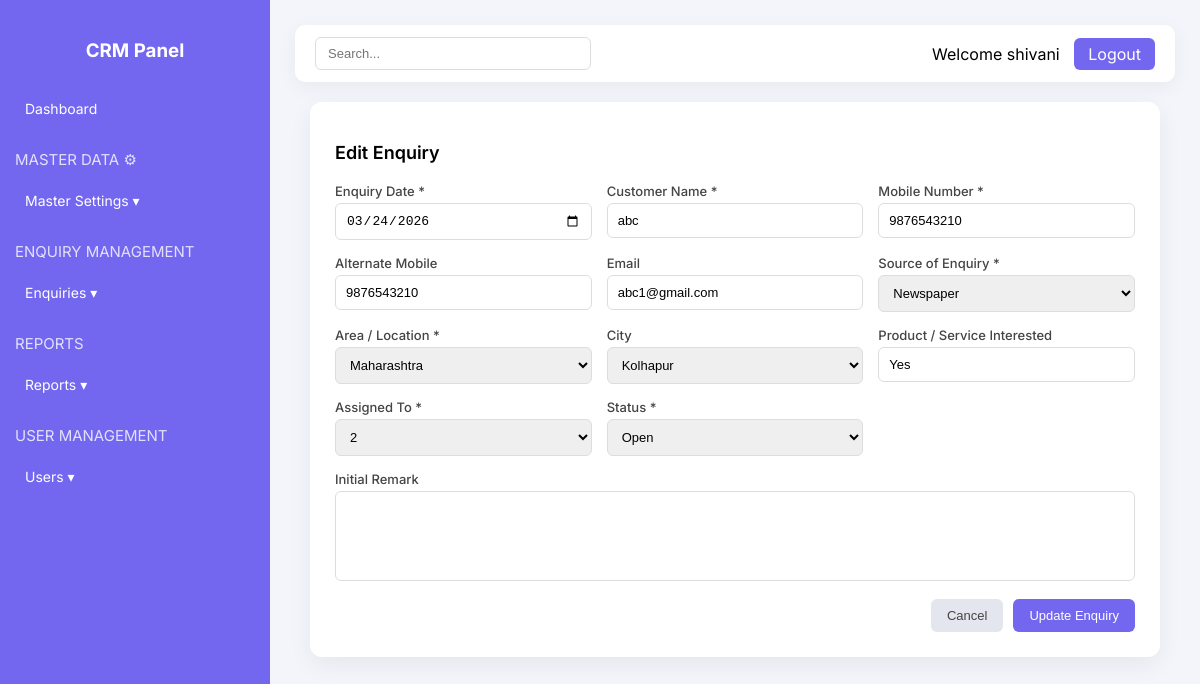
/enquiry/edit/1 (signed in), run on the app's committed database.
### app/models/user.py (models this page shows, shortened)
class User(db.Model, UserMixin):
    __tablename__ = "users"
    id = db.Column(db.Integer, primary_key=True)
    username = db.Column(db.String(150), unique=True, nullable=False)
    email = db.Column(db.String(150), unique=True)
    password = db.Column(db.String(255), nullable=False)
    role = db.Column(db.String(50), nullable=False, default="Admin")
    assigned_enquiries = db.relationship(
        "Enquiry",
        foreign_keys="Enquiry.assigned_to",
        back_populates="assigned_user"
    )
    created_enquiries = db.relationship(
        "Enquiry",
        foreign_keys="Enquiry.created_by",
        back_populates="created_user"
    )

### app/models/enquiry.py (models this page shows)
class Enquiry(db.Model):
    __tablename__ = "enquiries"
    id = db.Column(db.Integer, primary_key=True)
    date = db.Column(db.Date, default=datetime.utcnow)
    customer = db.Column(db.String(100))
    mobile = db.Column(db.String(15))
    alt_mobile = db.Column(db.String(15))
    email = db.Column(db.String(100))
    source = db.Column(db.String(50))
    area = db.Column(db.String(100))
    city = db.Column(db.String(100))
    product = db.Column(db.String(100))
    assigned_to = db.Column(db.Integer, db.ForeignKey("users.id"))
    status = db.Column(db.String(50))       # Open, Followup, Closed
    closed = db.Column(db.String(50))
    assigned_to = db.Column(db.Integer, db.ForeignKey("users.id"), nullable=False)
    assigned_user = db.relationship(
        "User",
        foreign_keys=[assigned_to],
        back_populates="assigned_enquiries"
    )
    created_by = db.Column(db.Integer, db.ForeignKey("users.id"))
    created_user = db.relationship(
        "User",
        foreign_keys=[created_by],
        back_populates="created_enquiries"
    )
    status = db.Column(db.String(50), default="Open")
    closed = db.Column(db.String(20))
    remark = db.Column(db.Text)
    followup_date=db.Column(db.Date, nullable=True)
    followups = db.relationship("FollowUp", backref="enquiry", lazy=True)

### app/routes/enquiry_routes.py (the view, shortened to what this page needs)
@enquiry_bp.route("/edit/<int:id>", methods=["GET", "POST"])
@login_required
def edit_enquiry(id):
    enquiry = Enquiry.query.get_or_404(id)
    sales_users = User.query.filter_by(role="sales").all()  # ✅ pass to template
    return render_template("enquiry/edit_enquiry.html", enquiry=enquiry, sales_users=sales_users)

### app/routes/auth_routes.py (called while the page is built)
@login_manager.user_loader
def load_user(user_id):
    return User.query.get(int(user_id))

### app/templates/enquiry/edit_enquiry.html (shortened to what this page needs)
{% extends "dashboard.html" %}
{% block content %}
<div class="form-container">
<div class="form-card">
<h2>Edit Enquiry</h2>
<form method="POST" action="{{ url_for('enquiry.edit_enquiry', id=enquiry.id) }}">
<div class="form-grid">
<div class="form-group">
<label>Enquiry Date *</label>
<input type="date" name="date" value="{{ enquiry.date }}" required>
</div>
<div class="form-group">
<label>Customer Name *</label>
<input type="text" name="customer" value="{{ enquiry.customer }}" required>
</div>
<div class="form-group">
<label>Mobile Number *</label>
<input type="text" name="mobile" value="{{ enquiry.mobile }}">
</div>
<div class="form-group">
<label>Alternate Mobile</label>
<input type="text" name="alt_mobile" value="{{ enquiry.alt_mobile }}">
</div>
<div class="form-group">
<label>Email</label>
<input type="email" name="email" value="{{ enquiry.email }}">
</div>
<div class="form-group">
<label>Source of Enquiry *</label>
<select name="source">
    <option selected>{{ enquiry.source }}</option>
</select>
</div>
<div class="form-group">
<label>Area / Location *</label>
<select name="area">
    <option selected>{{ enquiry.area }}</option>
</select>
</div>
<div class="form-group">
<label>City</label>
<select name="city">
    <option selected>{{ enquiry.city }}</option>
</select>
</div>
<div class="form-group">
<label>Product / Service Interested</label>
<input type="text" name="product" value="{{ enquiry.product }}">
</div>
<div class="form-group">
<label>Assigned To *</label>
<select name="assigned_to">
    <option selected>{{ enquiry.assigned_to }}</option>
</select>
</div>
<div class="form-group">
<label>Status *</label>
<select name="status" required>
<option value="Open">Open</option>
</select>
</div>
<div class="form-group full">
<label>Initial Remark</label>
<textarea name="remark">{{ enquiry.remark }}</textarea>
</div>
</div>
<div class="button-group">
<button type="button" class="btn btn-cancel" onclick="window.history.back();">Cancel</button>
<button type="submit" class="btn btn-save">Update Enquiry</button>
</div>
</form>
</div>
</div>
{% endblock %}

### app/templates/dashboard.html (shortened to what this page needs)
<!DOCTYPE html>
<html>
<head>
</head>
<body>
<div class="wrapper">
<div class="sidebar">
<h3>CRM Panel</h3>
<ul>
<li><a href="{{ url_for('dashboard.admin_dashboard') }}">Dashboard</a></li>
<p class="section-title">MASTER DATA ⚙</p>
<li>
<a onclick="toggleMenu('masterMenu')">Master Settings ▾</a>
</li>
<p class="section-title">ENQUIRY MANAGEMENT</p>
<li>
  <a onclick="toggleMenu('enquiryMenu')">Enquiries ▾</a>
</li>
<p class="section-title">REPORTS</p>
<li>
<a onclick="toggleMenu('reportsMenu')">Reports ▾</a>
</li>
<p class="section-title">USER MANAGEMENT</p>
<li>
<a onclick="toggleMenu('usersMenu')">Users ▾</a>
</li>
</ul>
</div>
<div class="content">
<div class="topbar">
<input class="search-input" type="text" placeholder="Search...">
<div>
<span style="margin-right:10px;">Welcome {{ current_user.username }}</span>
<a href="{{ url_for('auth.logout') }}" class="logout-btn">Logout</a>
</div>
</div>
{% set stats = stats or {} %}
{% block content %}{% endblock %}
</div>
</div>
</body>
</html>

### app/templates/dashboard.html (style rules this page uses)
body { margin:0; font-family: 'Inter', sans-serif; background:#f4f5fa; }
.wrapper { display:flex; }
.sidebar { width:240px; background:#7367f0; color:white; min-height:100vh; padding:20px 15px; transition: width 0.3s; }
.sidebar h3 { text-align:center; margin-bottom:30px; }
.sidebar ul { list-style:none; padding:0; }
.sidebar ul li { margin:8px 0; }
.sidebar ul li a { color:white; text-decoration:none; display:block; padding:8px 10px; border-radius:6px; font-size:14px; cursor:pointer; }
.content { flex:1; padding:25px; }
.topbar { display:flex; justify-content:space-between; align-items:center; background:white; padding:12px 20px; border-radius:10px; box-shadow:0 5px 20px rgba(0,0,0,0.05); margin-bottom:20px; }
.search-input { padding:8px 12px; border:1px solid #ddd; border-radius:6px; width:250px; }
.logout-btn { background:#7367f0; color:white; padding:6px 14px; border-radius:6px; text-decoration:none; }
.section-title { margin-top:25px; font-size:15px; opacity:0.8; }

### app/templates/enquiry/edit_enquiry.html (style rules this page uses)
.form-container { max-width:850px; margin:auto; padding-bottom:200px; }
.form-card { background:white; padding:25px; border-radius:12px; box-shadow:0 8px 25px rgba(0,0,0,0.06); }
.form-card h2 { margin-bottom:20px; font-size:18px; font-weight:600; }
.form-grid { display:grid; grid-template-columns:1fr 1fr 1fr; gap:15px; }
.form-group { display:flex; flex-direction:column; }
.form-group.full { grid-column:1 / -1; }
label { font-size:13px; margin-bottom:4px; font-weight:500; color:#444; }
input,select,textarea { padding:9px 10px; border:1px solid #ddd; border-radius:6px; font-size:13px; outline:none; transition:0.2s; }
textarea { resize:none; height:70px; }
.button-group { margin-top:18px; display:flex; justify-content:flex-end; gap:10px; }
.btn { padding:9px 16px; border:none; border-radius:6px; font-size:13px; cursor:pointer; font-weight:500; }
.btn-cancel { background:#e4e6ef; color:#444; }
.btn-save { background:#7367f0; color:white; }

### data on the page
User: username "shivani"
Enquiry: date "03/24/2026", customer "abc", mobile "9876543210", alt_mobile "9876543210", email "abc1@gmail.com", source "Newspaper", area "Maharashtra", city "Kolhapur", product "Yes", assigned_to "2"
